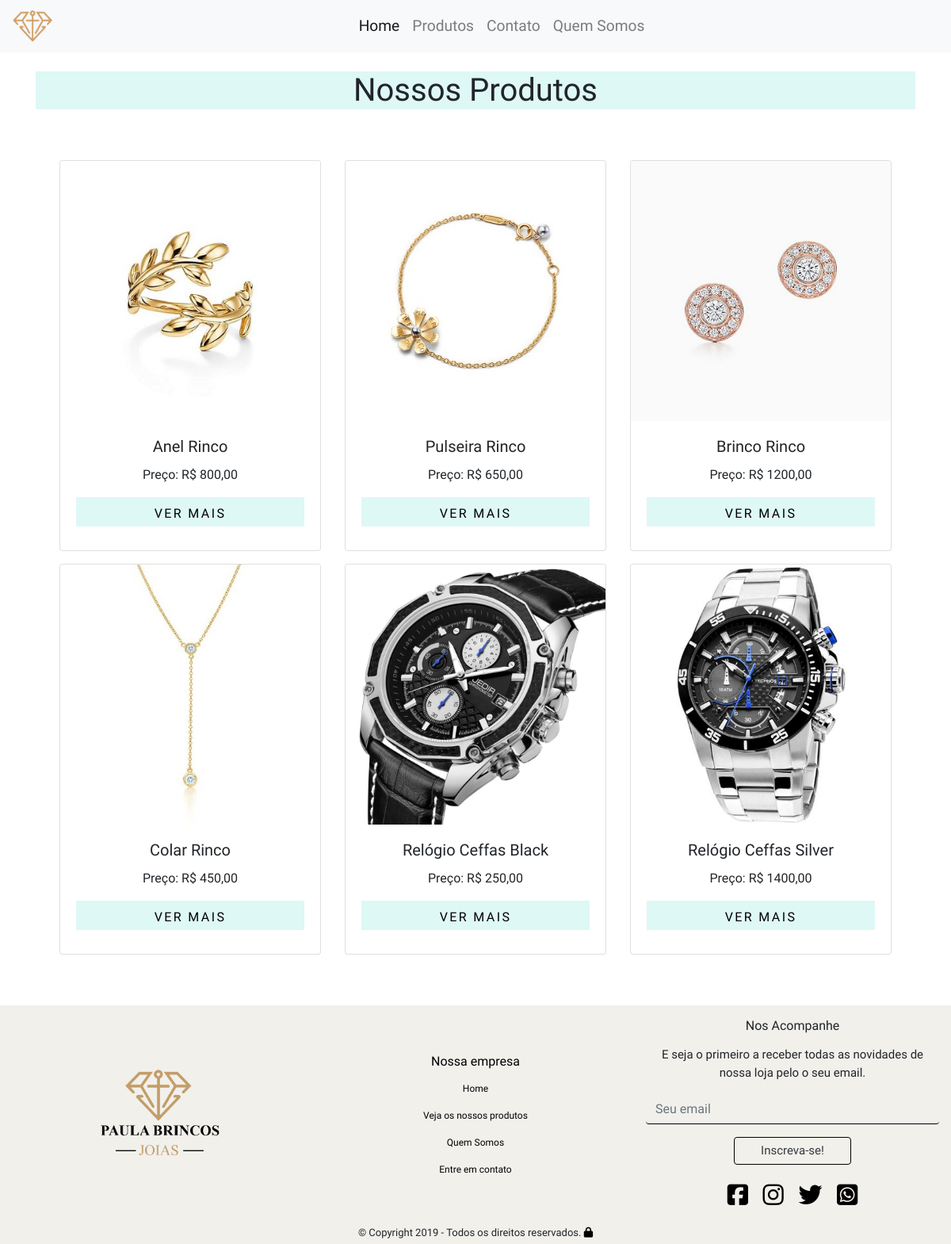
The app's page /produto/view_produto, older data.
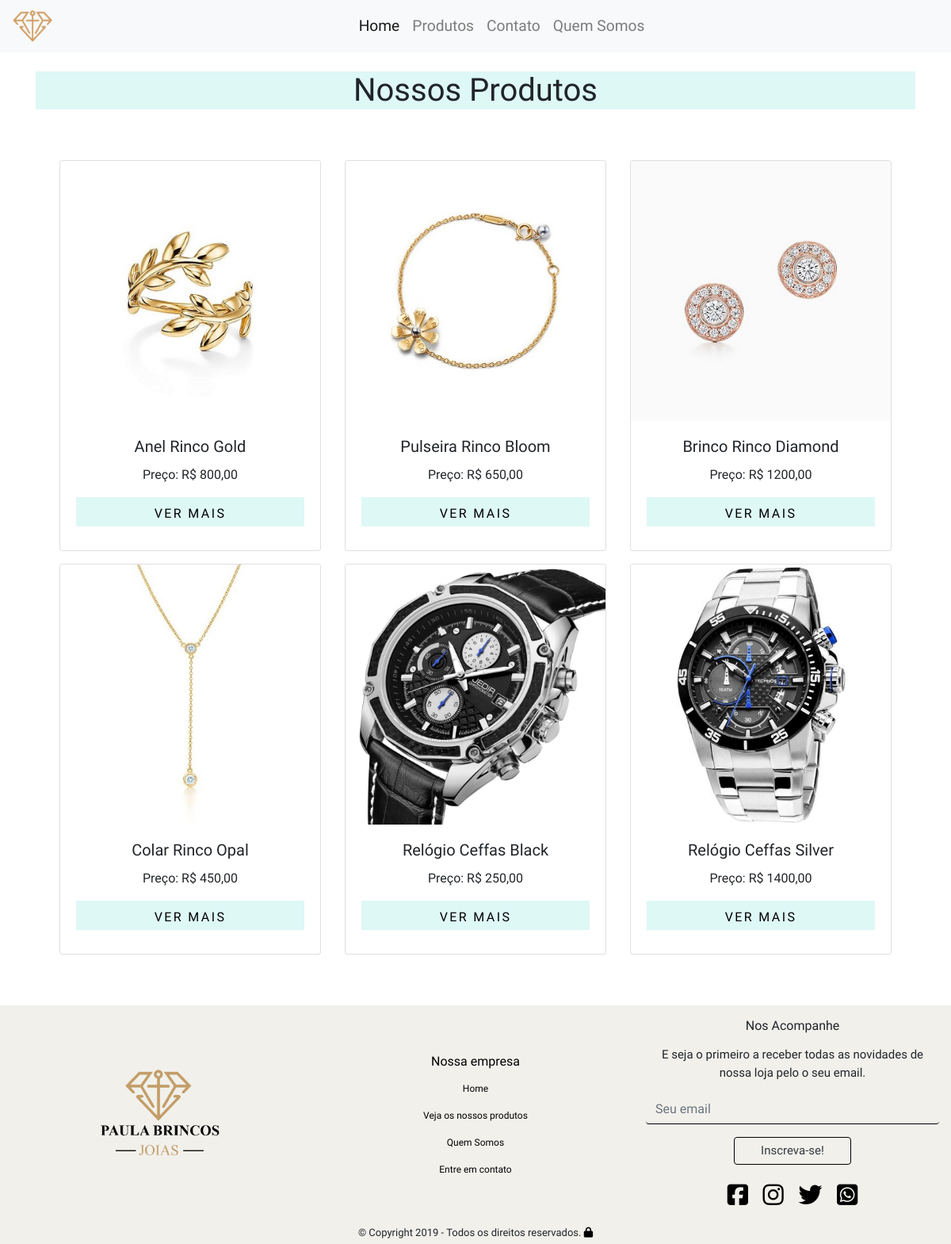
The same page, newer data.
### tables this page shows
CREATE TABLE `produto` (
  `id` int(11) NOT NULL,
  `nome` varchar(255) NOT NULL,
  `preco` float NOT NULL,
  `descricao` longtext NOT NULL,
  `url_imagem` mediumtext NOT NULL,
  `data_venda` timestamp NOT NULL DEFAULT current_timestamp() ON UPDATE current_timestamp(),
  `categoria_id` int(11) NOT NULL
);

### app/core/Controller.php (called while the page is built, shortened)
<?php
class Controller{
    public function load($viewName, $viewData=array()){
        extract($viewData);
        include "app/views/" . $viewName .".php";
    }
}

### app/controllers/ProdutoController.php (called while the page is built, shortened)
<?php
class ProdutoController extends Controller
{
   public function view_produto()
   {
      $produto = new Produto();
      $dados["produtos"] = $produto->lista();
      $dados["view"] = "ViewProdutos/v_produto";
      $this->load("template", $dados);
   }
}

### app/core/Core.php (called while the page is built, shortened)
<?php
class Core{
    private $controller;
    private $metodo;
    private $parametros = array();
    public function run(){
       $c = new $controllerCorrente;
       call_user_func_array(array($c, $this->getMetodo()), $this->getParametros());
    }
    public function verificaUri(){
        $url =explode("index.php", $_SERVER["PHP_SELF"]);
        $url = end($url);
        if($url!=""){
            $url = explode('/', $url);
            array_shift($url);
            $this->controller = ucfirst($url[0]) ."Controller";
            array_shift($url);
            if(isset($url[0])){
                $this->metodo = $url[0];
            }
        }else{
            $this->controller = ucfirst(CONTROLLER_PADRAO) ."Controller";
        }
    }
    public function getMetodo() {
        if(method_exists(NAMESPACE_CONTROLLER .$this->controller, $this->metodo)){
            return $this->metodo;
        }
        return METODO_PADRAO;
    }
    public function getParametros() {
        return $this->parametros;
    }
}

### index.php (called while the page is built, shortened)
<?php
require 'app/core/Core.php';
$core = new Core;
$core->run();

### app/core/Model.php (called while the page is built, shortened)
<?php
abstract class Model{
    public function __construct() {
        $this->db = new \PDO("mysql:dbname=".BANCO.";host=".SERVIDOR,USUARIO,SENHA);
    }
}

### app/models/Produto.php (called while the page is built, shortened)
<?php
class Produto extends Model {
    public function lista() {
        $sql = "SELECT * FROM produto";
        $qry = $this->db->query($sql);
        return $qry->fetchAll(\PDO::FETCH_OBJ);
    }
}

### app/views/ViewProdutos/v_produto.php (the view, shortened to what this page needs)
<div class="container">
  <h1 class="conheca text-center mt-4" id="conheca">Nossos Produtos</h1>
  <div class="produto padding mt-5">
    <div class="container ct-home mt-3">
      <div class="row">
        <?php if (is_array($produtos)) {
          foreach ($produtos as $produto) { ?>
            <div class="col-lg-4 col-md-6 mb-3">
              <div class="card">
                <img src="../../../assets/img/<?php echo $produto->url_imagem ?>" class="card-img-top" alt="...">
                <div class="card-body">
                  <h5 class="card-title text-center"><?php echo $produto->nome ?></h5>
                  <p class="card-text text-center">Preço: R$ <?php echo $produto->preco ?>,00</p>
                  <a href="<?php echo URL_BASE . "/produto/visualizar/" . $produto->id ?>"><button type="button" class="ver botao">Ver mais</button></a>
                </div>
              </div>
            </div>
        <?php }
        } ?>
      </div>
    </div>
  </div>
</div>

Row changes from the older to the newer data that the page shows:
changed produto: nome "Anel Rinco" → "Anel Rinco Gold"
changed produto: nome "Pulseira Rinco" → "Pulseira Rinco Bloom"
changed produto: nome "Brinco Rinco" → "Brinco Rinco Diamond"
changed produto: nome "Colar Rinco" → "Colar Rinco Opal"
